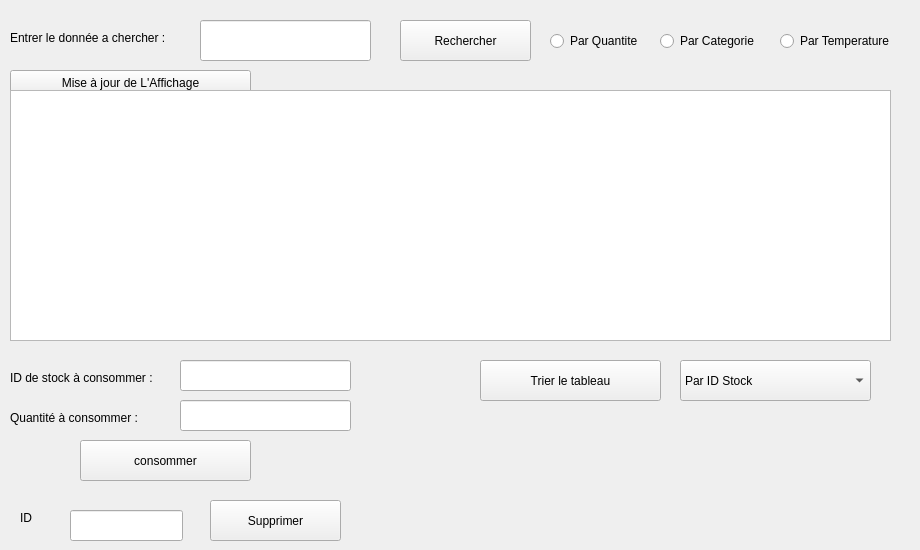
        <widget class="QWidget" name="tab_6">
         <attribute name="title">
          <string>Consulter Les Stocks</string>
         </attribute>
         <widget class="QTableView" name="tableView_B">
          <property name="geometry">
           <rect>
            <x>10</x>
            <y>90</y>
            <width>881</width>
            <height>251</height>
           </rect>
          </property>
         </widget>
         <widget class="QPushButton" name="pushButton_7">
          <property name="geometry">
           <rect>
            <x>210</x>
            <y>500</y>
            <width>131</width>
            <height>41</height>
           </rect>
          </property>
          <property name="text">
           <string>Supprimer</string>
          </property>
         </widget>
         <widget class="QLineEdit" name="textDelete">
          <property name="geometry">
           <rect>
            <x>70</x>
            <y>510</y>
            <width>113</width>
            <height>31</height>
           </rect>
          </property>
         </widget>
         <widget class="QLabel" name="label_23">
          <property name="geometry">
           <rect>
            <x>20</x>
            <y>510</y>
            <width>31</width>
            <height>16</height>
           </rect>
          </property>
          <property name="text">
           <string>ID</string>
          </property>
         </widget>
         <widget class="QPushButton" name="rechercherStock">
          <property name="geometry">
           <rect>
            <x>400</x>
            <y>20</y>
            <width>131</width>
            <height>41</height>
           </rect>
          </property>
          <property name="text">
           <string>Rechercher</string>
          </property>
         </widget>
         <widget class="QRadioButton" name="radioButton">
          <property name="geometry">
           <rect>
            <x>550</x>
            <y>30</y>
            <width>99</width>
            <height>22</height>
           </rect>
          </property>
          <property name="text">
           <string>Par Quantite</string>
          </property>
         </widget>
         <widget class="QRadioButton" name="radioButton_2">
          <property name="geometry">
           <rect>
            <x>660</x>
            <y>30</y>
            <width>111</width>
            <height>22</height>
           </rect>
          </property>
          <property name="text">
           <string>Par Categorie</string>
          </property>
         </widget>
         <widget class="QRadioButton" name="radioButton_3">
          <property name="geometry">
           <rect>
            <x>780</x>
            <y>30</y>
            <width>131</width>
            <height>22</height>
           </rect>
          </property>
          <property name="text">
           <string>Par Temperature</string>
          </property>
         </widget>
         <widget class="QLineEdit" name="rechercherStock_2">
          <property name="geometry">
           <rect>
            <x>200</x>
            <y>20</y>
            <width>171</width>
            <height>41</height>
           </rect>
          </property>
         </widget>
         <widget class="QPushButton" name="TRI_2">
          <property name="geometry">
           <rect>
            <x>480</x>
            <y>360</y>
            <width>181</width>
            <height>41</height>
           </rect>
          </property>
          <property name="text">
           <string>Trier le tableau</string>
          </property>
         </widget>
         <widget class="QComboBox" name="Trie">
          <property name="geometry">
           <rect>
            <x>680</x>
            <y>360</y>
            <width>191</width>
            <height>41</height>
           </rect>
          </property>
          <property name="currentIndex">
           <number>0</number>
          </property>
          <item>
           <property name="text">
            <string>Par ID Stock</string>
           </property>
          </item>
          <item>
           <property name="text">
            <string>Par Quantité</string>
           </property>
          </item>
          <item>
           <property name="text">
            <string>Par Emplacement</string>
           </property>
          </item>
         </widget>
         <widget class="QLabel" name="label_102">
          <property name="geometry">
           <rect>
            <x>10</x>
            <y>30</y>
            <width>171</width>
            <height>16</height>
           </rect>
          </property>
          <property name="text">
           <string>Entrer le donnée a chercher :</string>
          </property>
         </widget>
         <widget class="QPushButton" name="Afficher_Stock">
          <property name="geometry">
           <rect>
            <x>10</x>
            <y>70</y>
            <width>241</width>
            <height>25</height>
           </rect>
          </property>
          <property name="text">
           <string>Mise à jour de L'Affichage</string>
          </property>
         </widget>
         <widget class="QLabel" name="id_consomme">
          <property name="geometry">
           <rect>
            <x>10</x>
            <y>370</y>
            <width>161</width>
            <height>16</height>
           </rect>
          </property>
          <property name="text">
           <string>ID de stock à consommer :</string>
          </property>
         </widget>
         <widget class="QLineEdit" name="id_consomme_2">
          <property name="geometry">
           <rect>
            <x>180</x>
            <y>360</y>
            <width>171</width>
            <height>31</height>
           </rect>
          </property>
         </widget>
         <widget class="QLabel" name="label_134">
          <property name="geometry">
           <rect>
            <x>10</x>
            <y>410</y>
            <width>141</width>
            <height>16</height>
           </rect>
          </property>
          <property name="text">
           <string>Quantité à consommer :</string>
          </property>
         </widget>
         <widget class="QLineEdit" name="quantite_consomme">
          <property name="geometry">
           <rect>
            <x>180</x>
            <y>400</y>
            <width>171</width>
            <height>31</height>
           </rect>
          </property>
         </widget>
         <widget class="QPushButton" name="consommer">
          <property name="geometry">
           <rect>
            <x>80</x>
            <y>440</y>
            <width>171</width>
            <height>41</height>
           </rect>
          </property>
          <property name="text">
           <string>consommer</string>
          </property>
         </widget>
         <widget class="QLineEdit" name="hidden">
          <property name="geometry">
           <rect>
            <x>800</x>
            <y>310</y>
            <width>91</width>
            <height>31</height>
           </rect>
          </property>
         </widget>
         <zorder>hidden</zorder>
         <zorder>pushButton_7</zorder>
         <zorder>textDelete</zorder>
         <zorder>label_23</zorder>
         <zorder>rechercherStock</zorder>
         <zorder>radioButton</zorder>
         <zorder>radioButton_2</zorder>
         <zorder>radioButton_3</zorder>
         <zorder>rechercherStock_2</zorder>
         <zorder>TRI_2</zorder>
         <zorder>Trie</zorder>
         <zorder>label_102</zorder>
         <zorder>Afficher_Stock</zorder>
         <zorder>id_consomme</zorder>
         <zorder>id_consomme_2</zorder>
         <zorder>label_134</zorder>
         <zorder>quantite_consomme</zorder>
         <zorder>consommer</zorder>
         <zorder>tableView_B</zorder>
        </widget>
